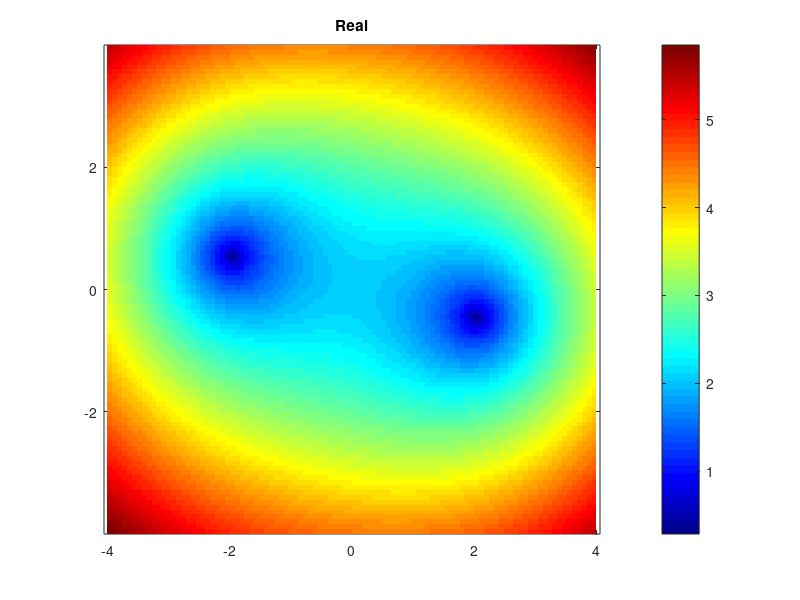
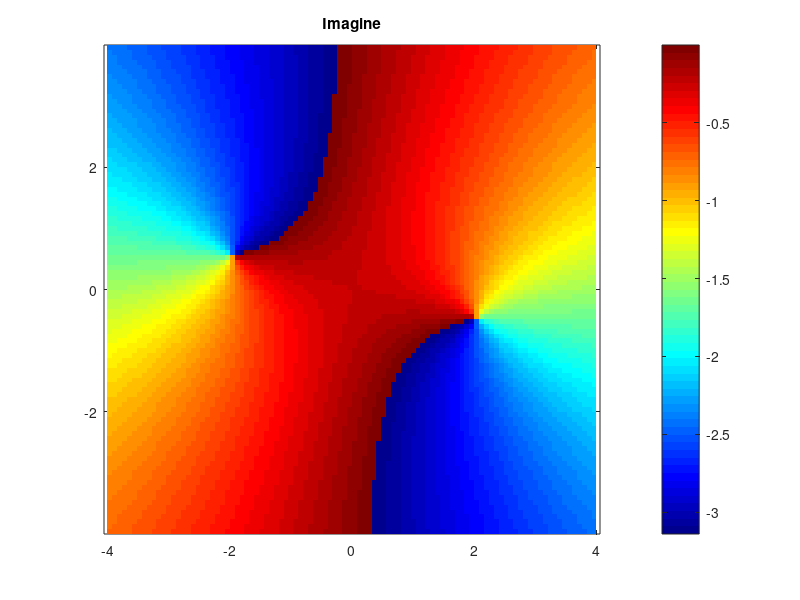

Write the MATLAB code that produced these figures, in order.
close all; clear; clc;

x = load('data_x.txt');
y = load('data_y.txt');

data_r = load('data_sqrt_r.txt');
data_i = load('data_sqrt_i.txt');


figure()
pcolor(x, y, data_r)
shading flat
colorbar
colormap jet
title('Real')
axis equal

figure()
pcolor(x, y, data_i)
shading flat
colorbar
colormap jet
title('Imagine')
axis equal



